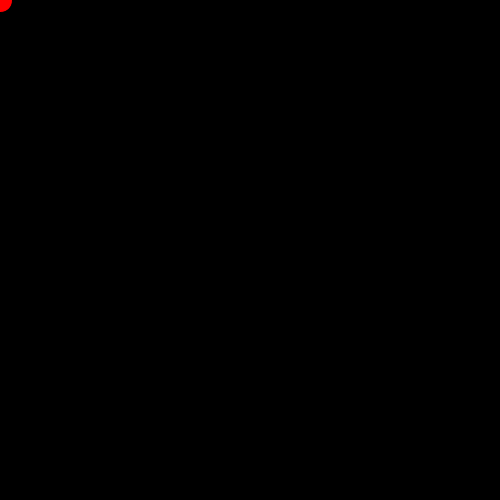
Frame 1 (no input)
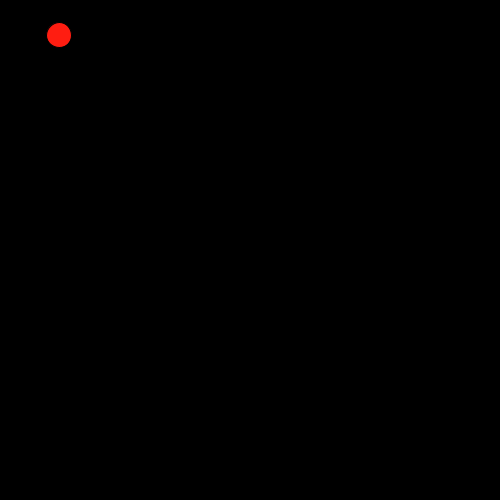
Frame 60 (the mouse pressed at the canvas centre just before this capture)
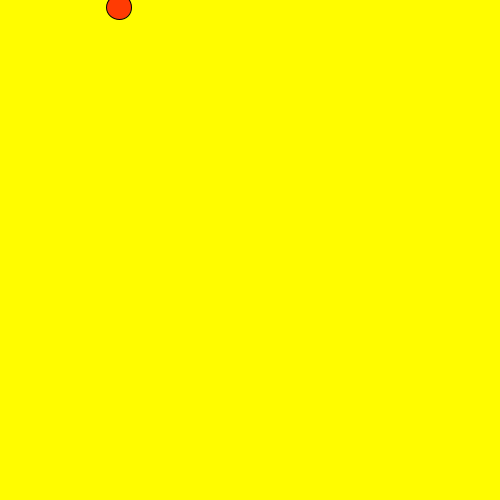
Frame 120 (the mouse held since frame 60 and released just before this capture)

The Processing sketch that drew these frames (run headless with seeded random() and noise(); from frame 60 on, the mouse is pressed at the canvas centre):

// Processing sketch: sketch_2014_9_19
// ── sketch_2014_9_19.pde
int x;
int speedx;
int y;
int speedy;

void setup() {
  size(500,500);
  x=0;
  speedx=1;
  y=0;
  speedy=1;
}

void draw() {
background (map(mouseX,height,width,mouseY,0),map(mouseX,0,width,mouseX,255),map(mouseY,255,width,0,height));
  fill(map(mouseX,0,width,height,25),x/2,y/2);
  rect(width,mouseY,100,100);
  ellipse(x,y,25,25);

  x = x + speedx;
  if (x > width)
    speedx = -1;
  if (x == 0)
    speedx = 1;
  y = y + speedy;
  if (y > random(height))
    speedy = -1;
  if (y == 0)
    speedy = 1;
}
